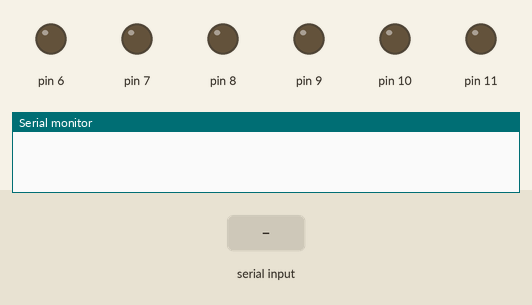
Bench run of a sketch on a simulated Arduino Uno, built with avr-gcc and run on an emulated ATmega328P. Parts: output pins drawn as LEDs (lit = HIGH), the last lines printed to the serial monitor. Inputs (shaded band) come from the test bench.

Above: at 1.2 s.
1.3 s: "B" received over Serial
At 2.3 s:
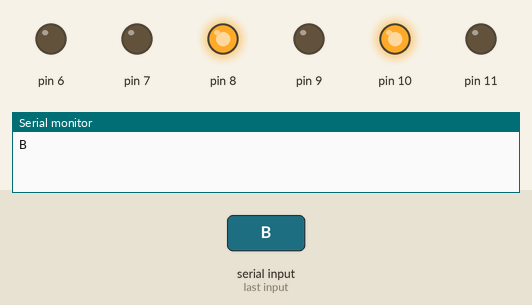
2.8 s: "F" received over Serial
At 3.4 s:
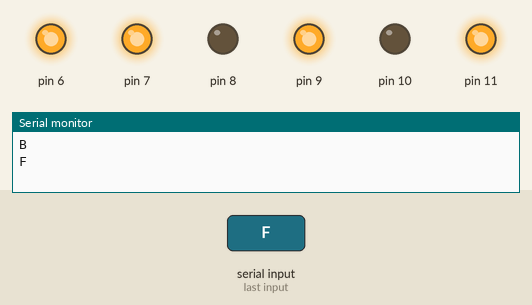
4.3 s: "R" received over Serial
At 5.5 s:
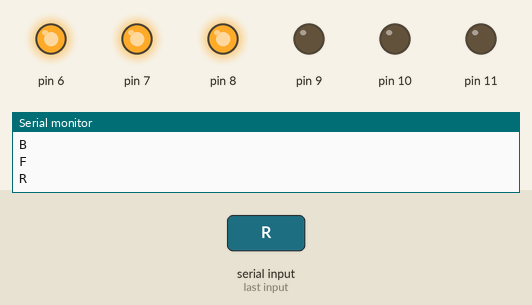
5.8 s: "L" received over Serial
At 6.9 s:
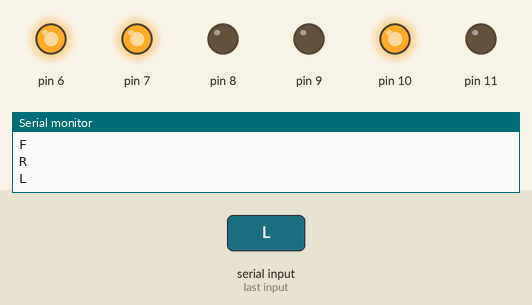
7.3 s: "v" received over Serial
At 8.0 s:
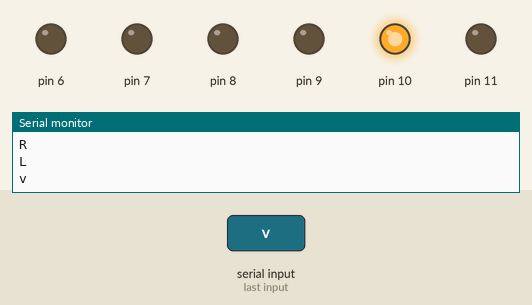
Timing chart, 0 to 9.8 s (numbered marks = the images above; inputs shaded):
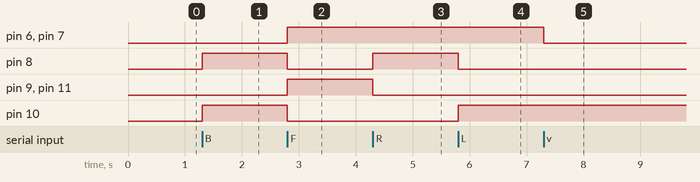

Measured:
- after the input at 1.3 s, pin 8, pin 10: LOW → HIGH at once
- after the input at 2.8 s, pin 6, pin 7, pin 9, pin 11: LOW → HIGH at once; pin 8, pin 10: HIGH → LOW at once
- after the input at 4.3 s, pin 8: LOW → HIGH at once; pin 9, pin 11: HIGH → LOW at once
- after the input at 5.8 s, pin 8: HIGH → LOW at once; pin 10: LOW → HIGH at once
- after the input at 7.3 s, pin 6, pin 7: HIGH → LOW at once

The sketch:

sprout.ino
```cpp
char junk;
String inputString="";

void setup()
{
 Serial.begin(9600);
 pinMode(8, OUTPUT);
pinMode(9,OUTPUT);
pinMode(10,OUTPUT);
pinMode(11,OUTPUT);
pinMode(6,OUTPUT);
pinMode(7,OUTPUT);
}

void loop()
{
  if(Serial.available()){
  while(Serial.available())
    {
      char inChar = (char)Serial.read();
      inputString += inChar;
    }
    Serial.println(inputString);
    while (Serial.available() > 0)
    {
 junk = Serial.read() ;
}
    if(inputString == "B")
{
digitalWrite(8, HIGH);
digitalWrite(9, LOW);
digitalWrite(10, HIGH);
digitalWrite(11, LOW);
    }
else if(inputString == "F")
{
digitalWrite(8, LOW);
digitalWrite(9, HIGH);
digitalWrite(10, LOW);
digitalWrite(11, HIGH); digitalWrite(7, HIGH);
digitalWrite(6, HIGH);
    }
else if(inputString == "R")
{
digitalWrite(8, HIGH);
digitalWrite(9, LOW);
digitalWrite(10, LOW);
digitalWrite(11, LOW); digitalWrite(7, HIGH);
digitalWrite(6, HIGH);
    }
else if(inputString == "L")
{
digitalWrite(8, LOW);
digitalWrite(9, LOW);
digitalWrite(10, HIGH);
digitalWrite(11, LOW); digitalWrite(7, HIGH);
digitalWrite(6, HIGH);
    }
else if(inputString == "V")
{
digitalWrite(7, HIGH);
digitalWrite(6, HIGH);
    }
else if(inputString == "v")
{
digitalWrite(7, LOW);
digitalWrite(6, LOW);
    }
else
{
 digitalWrite(8, LOW);
 digitalWrite(9, LOW);
digitalWrite(10, LOW);
digitalWrite(11, LOW);
digitalWrite(7, LOW);
digitalWrite(6, LOW);
}
    inputString = "";
  }
}
```
